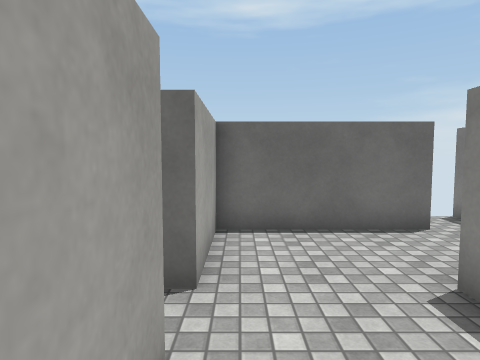
[1] (above)

22 first-person views from a walk through a scene from a Unity 3-D project. The camera is 1.5 m above the floor, tilts 4° down and sees 75° across. The floor is counted in squares, 1 m on a side. Each view is taken from the middle of a square. On the plan, view 1 faces up. The plan holds only what a view shows up to about 15 squares ahead; the rest is blank. Some animated figures are not drawn. Some surface patterns are stand-ins.

[2]
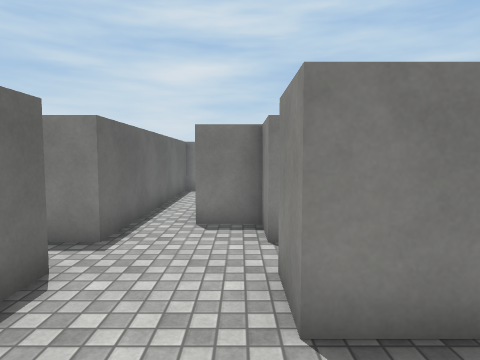

[3]
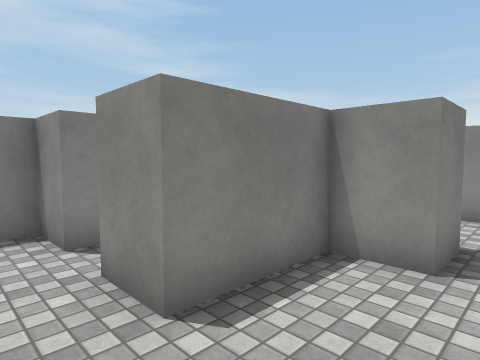

[4]
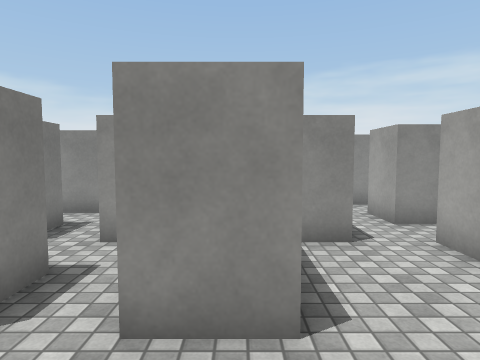

[5]
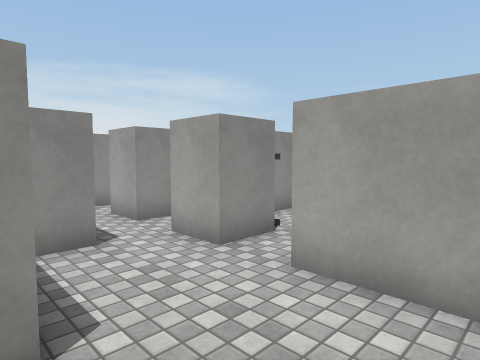

[6]
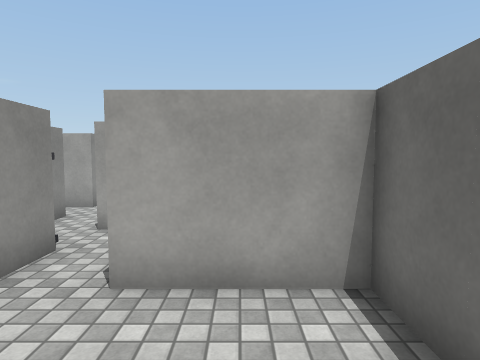

[7]
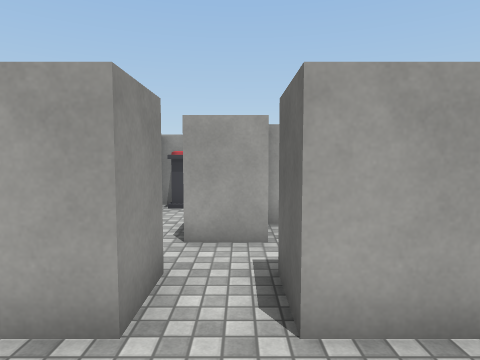

[8]
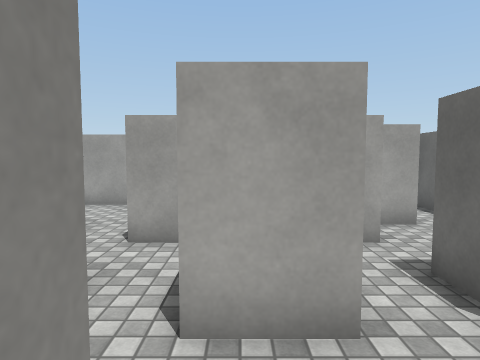

[9]
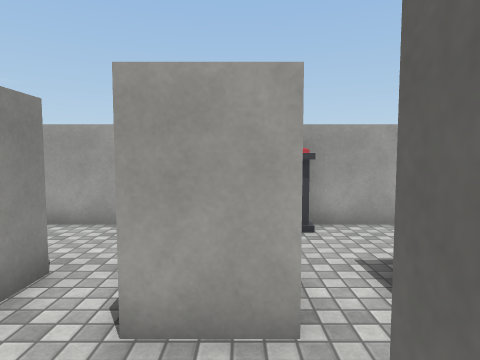

[10]
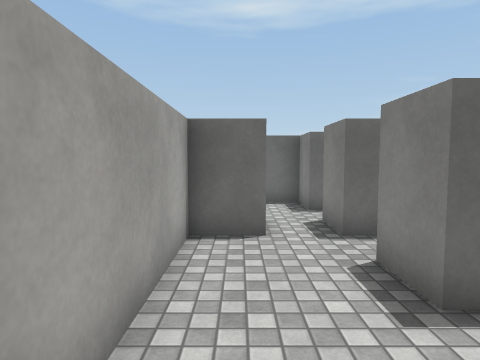

[11]
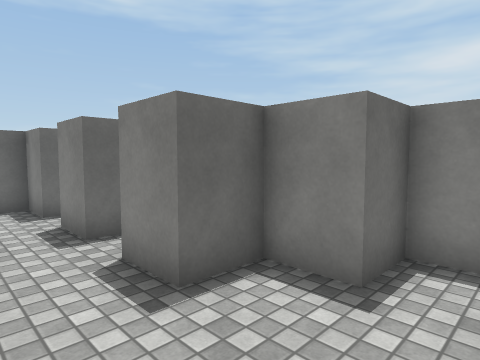

[12]
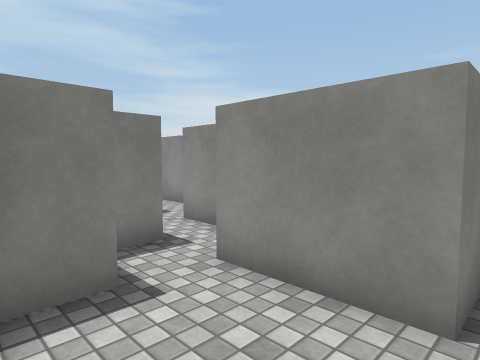

[13]
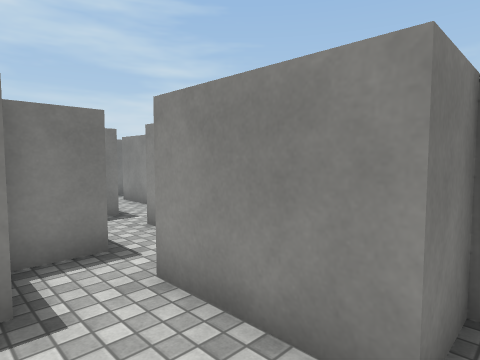

[14]
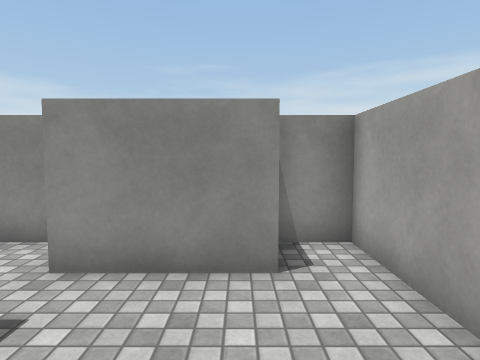

[15]
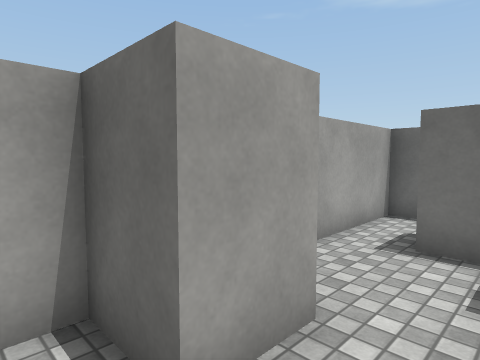

[16]
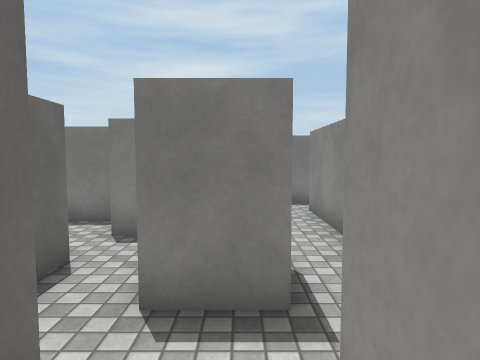

[17]
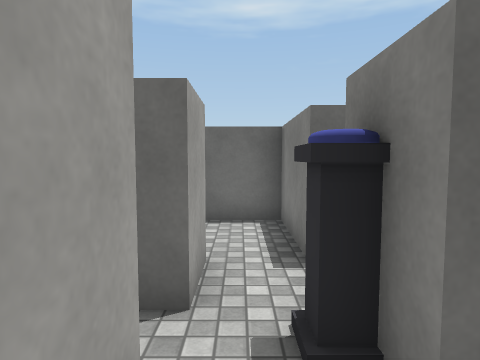

[18]
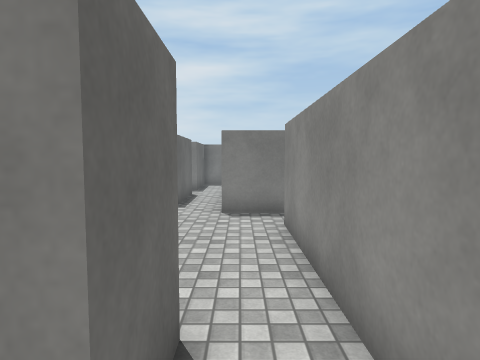

[19]
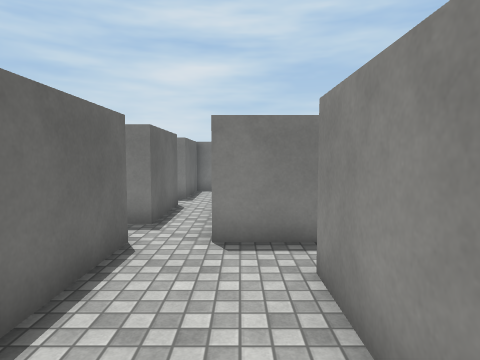

[20]
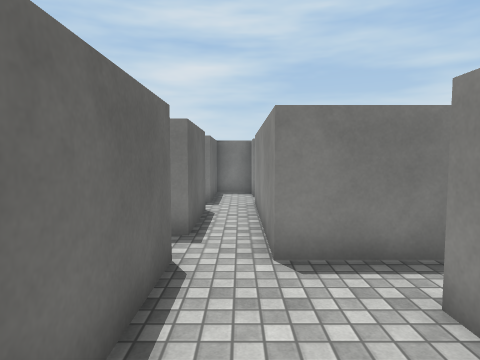

[21]
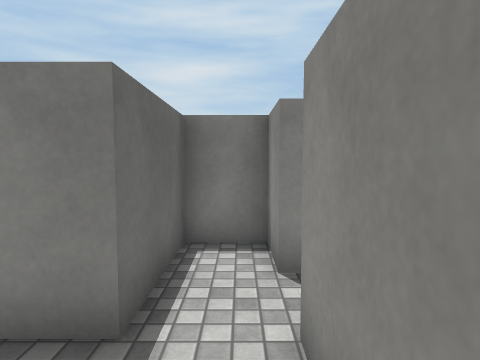

[22]
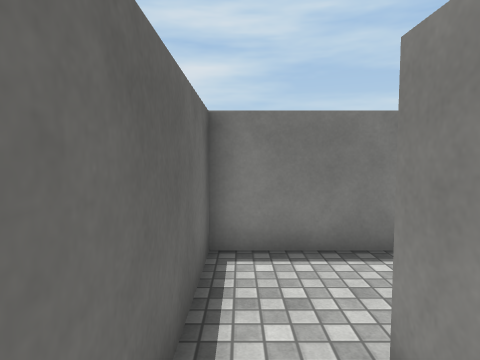

### Floor plan
Points are (right, up) in squares from view 1. A wall is a line through its corners. A room is listed if a view was taken in it or the views show most of it. See-through windows are left out.
Room 1 (views 1, 9)
walls: (-1.5, -1) (-0.5, -1); (-0.5, 0.5) (-1.2, 0.5); (-3.5, 0.6) (-3.5, -1); (1, -1.1) (1, 0.5)
ways out: opening at (0, 0) to room 2; opening at (-3, -1) to room 5; opening at (0, -1) to room 6; opening at (-4.5, 1) to room 7; opening at (-3, 2) to room 9
objects: other object (-2, 1)
Room 2 (views 2, 3, 4, 5, 6, 7, 8)
walls: (4.1, 6.5) (-0.5, 6.5) (-0.5, 3.5); (5.5, 2) (5.5, 3.5) (7, 3.5) (7, 5); (-0.5, 2) (-0.5, 0.5); (1, 0.5) (2.5, 0.5) (2.5, 3.5) (4, 3.5); (8.5, 6.5) (5.5, 6.5) (5.5, 8)
ways out: opening at (0, 0) to room 1; opening at (-1.5, 3) to room 9; opening at (5, 2.5); opening at (7.5, 6)
Room 3 (views 10, 11, 13)
walls: (-2, -7.1) (-2, -5.5) (-3.5, -5.5) (-3.5, -4) (-5, -4); (-8, -4.5) (-8, -8.5) (-6.5, -8.5) (-6.5, -7) (-3.5, -7)
ways out: opening at (-6.5, -3.5) to room 4
Room 4 (views 12, 14, 15, 16)
walls: (-5, -4) (-5, -2.5) (-3.5, -2.5); (-6.5, 0.6) (-6.5, -1) (-8, -1) (-8, -4.5); (-3.5, -1) (-5, -1) (-5, 0.5)
ways out: opening at (-6.5, -3.5) to room 3; opening at (-4.5, -2) to room 5; opening at (-6, -0.5) to room 7
Room 5 (views 17, 18)
walls: (-1.8, -4) (-0.6, -4); (-0.5, -2.5) (-2, -2.5) (-2, -1)
ways out: opening at (-3, -1) to room 1; opening at (-4.5, -2) to room 4; opening at (-1.5, -3) to room 6
Room 6 (views 19, 20, 21)
walls: (5.5, -1) (2.1, -1); (5.5, -5.1) (5.5, -2.5) (11.5, -2.5); (10, -1) (7, -1) (7, -0.4); (-0.5, -1) (-0.5, -2.5); (-0.6, -4) (4, -4); (13, -2.5) (14.5, -2.5) (14.5, -1) (11.5, -1) (11.5, 0)
ways out: opening at (0, -1) to room 1; opening at (-1.5, -3) to room 5; opening at (5, -4.5); opening at (6, -0.5); opening at (11, -0.5); opening at (12, -3.5)
Room 7 (view 22)
walls: (-5.8, 5) (-5, 5); (-5, 0.5) (-3.9, 0.5); (-3.5, 2) (-5, 2) (-5, 3.5) (-6.5, 3.5); (-4.5, 6.5) (-8, 6.5) (-8, 0.5)
ways out: opening at (-4.5, 1) to room 1; opening at (-6, -0.5) to room 4; opening at (-5.5, 6) to room 8
objects: other object (-8, 1) to (-7, 1)
Room 8 (no view inside)
walls: (-5, 5) (-5, 3.5); (-2, 3.5) (-2, 6.5) (-4.5, 6.5)
ways out: opening at (-5.5, 6) to room 7; opening at (-3, 4.5) to room 9
Room 9 (no view inside)
walls: (-2, 2) (-0.5, 2); (-0.5, 3.5) (-2, 3.5); (-3.5, 3.6) (-3.5, 2)
ways out: opening at (-3, 2) to room 1; opening at (-1.5, 3) to room 2; opening at (-3, 4.5) to room 8

Positions as (right, up) in squares from view 1, and headings:
1: (0, 0), facing up
2: (0, 4), facing right
3: (0, 5), facing down-right
4: (3, 6), facing down
5: (3, 6), facing down-left
6: (3, 5), facing left
7: (2, 3), facing left
8: (2, 1), facing left
9: (-1, 0), facing left
10: (-7, -7), facing up
11: (-7, -7), facing up-right
12: (-7, -4), facing down-right
13: (-7, -5), facing down-right
14: (-6, -3), facing down
15: (-5, -2), facing up-left
16: (-5, -2), facing right
17: (-3, -1), facing up
18: (-3, -3), facing right
19: (0, -3), facing right
20: (1, -2), facing right
21: (9, -2), facing right
22: (-7, 6), facing right
